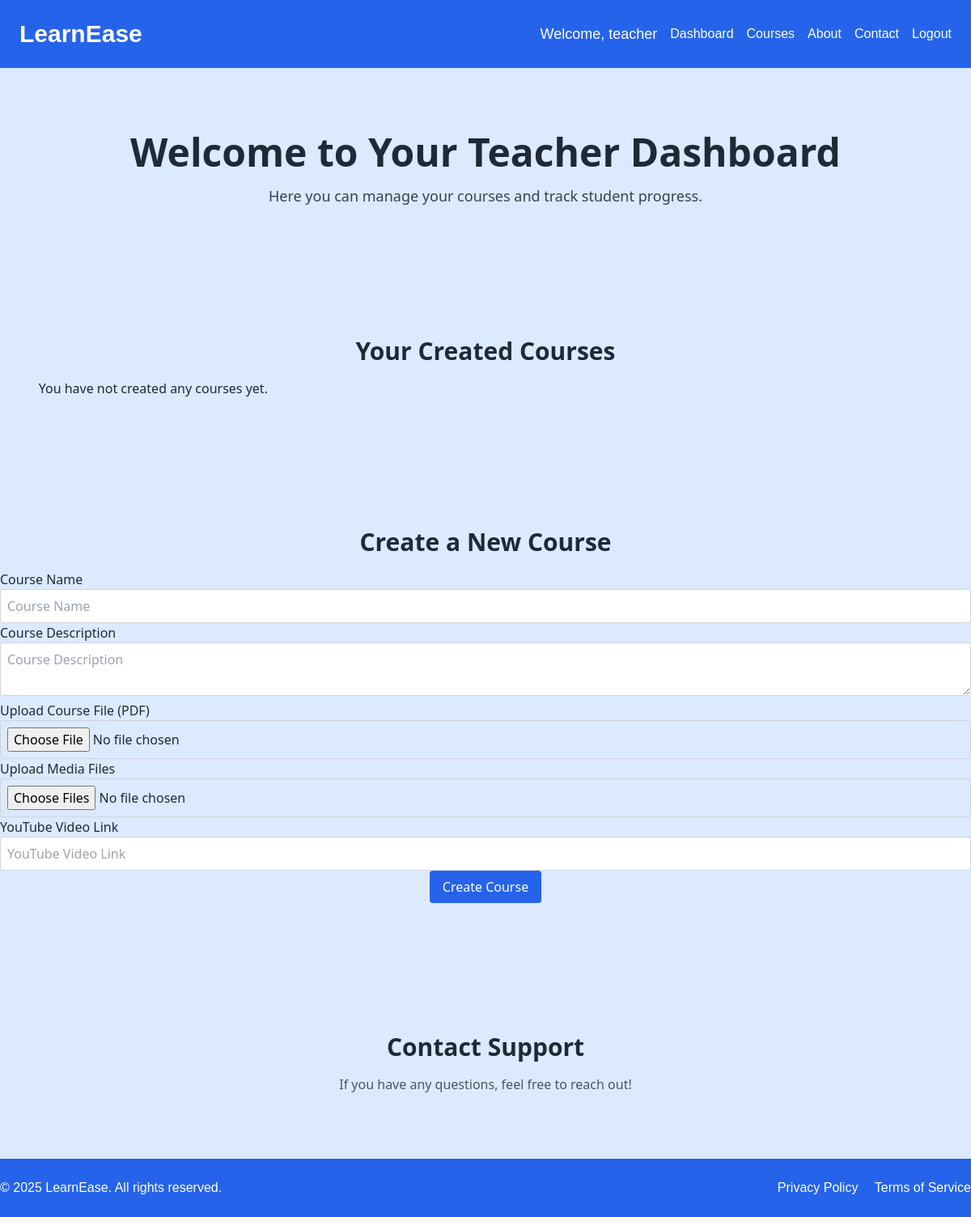
The app's page /teacher_dashboard/ (signed in), older data.
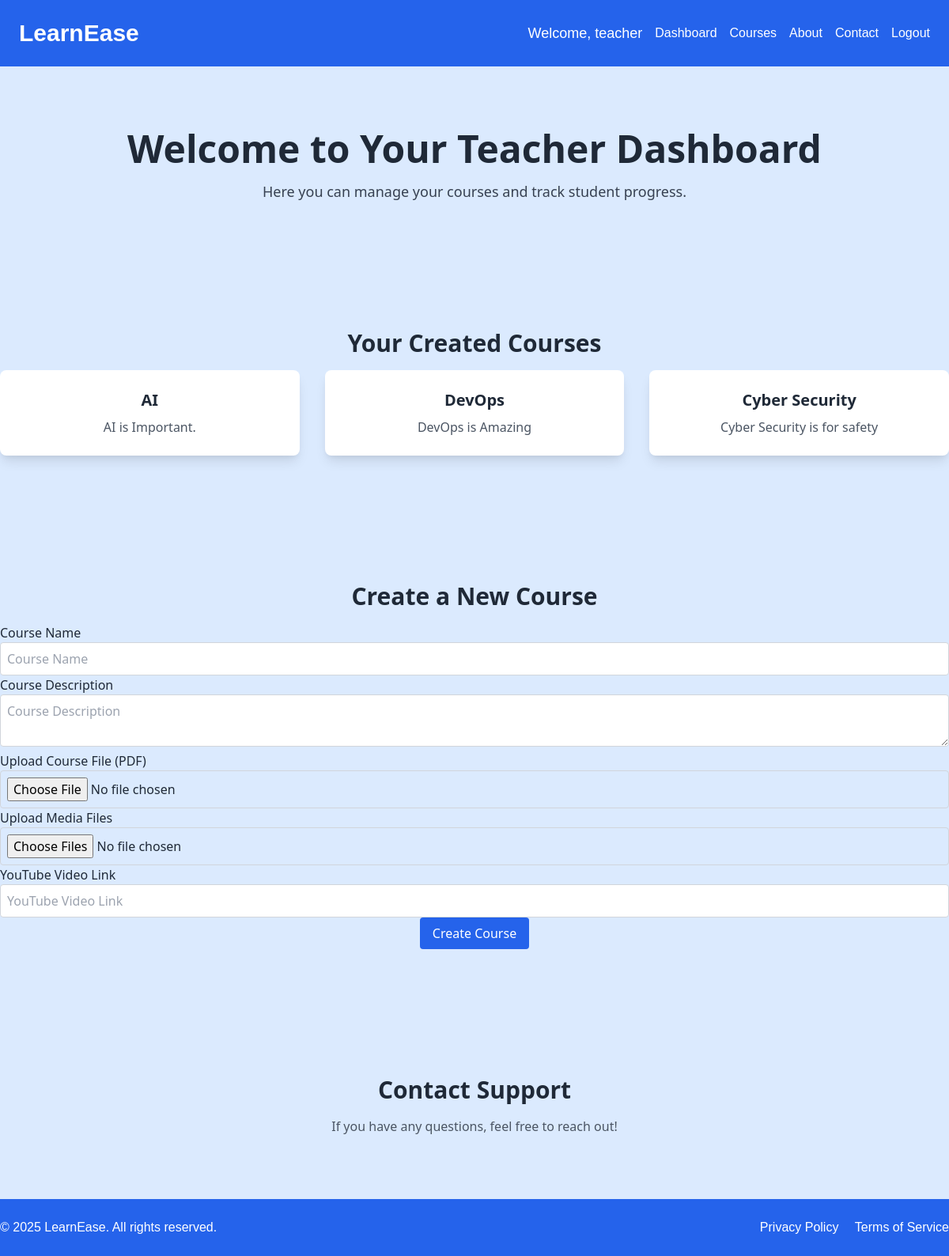
The same page, newer data.
### aiutorapp/models.py (models this page shows, shortened)
class Course(models.Model):
    name = models.CharField(max_length=255)
    description = models.TextField()
    creator = models.ForeignKey(CustomUser, on_delete=models.CASCADE)  # Link to the teacher who created the course
    created_at = models.DateTimeField(auto_now_add=True)  # Timestamp for when the course was created
    file = models.FileField(upload_to='course_files/', blank=True, null=True)  # Field for uploading course files
    media_files = models.FileField(upload_to='media_files/', blank=True, null=True)  # Field for uploading multiple media files
    youtube_link = models.URLField(blank=True, null=True)  # Field for storing YouTube video link

### aiutorapp/views.py (the view)
# urls.py: path('teacher_dashboard/', views.teacher_dashboard, name='teacher_dashboard'),
def teacher_dashboard(request):
    logger.info(f"Request method: {request.method}, Path: {request.path}")
    if request.user.is_authenticated and request.user.user_type == 'teacher':
        created_courses = Course.objects.filter(creator=request.user)  # Fetch courses created by the teacher
        return render(request, 'teacher_dashboard.html', {
            'created_courses': created_courses,
            'view_enrolled_students_url': 'view_enrolled_students'  # Add URL for viewing enrolled students
        })
    else:
        return redirect('indexpage')  # Redirect to index if not a teacher

### aiutorapp/templates/teacher_dashboard.html (shortened to what this page needs)
{% load static %}
<!DOCTYPE html>
<html lang="en">
<head>
    <link rel="stylesheet" href="{% static 'style.css' %}">
</head>
<body>
    <header>
        {% include 'header.html' %}
    </header>
    <main class="bg-gray-100 text-gray-800 font-sans flex flex-col min-h-screen">
        <section class="py-20 bg-blue-100">
            <div class="max-w-7xl mx-auto text-center space-y-4">
                <h2 class="text-4xl md:text-5xl font-extrabold">Welcome to Your Teacher Dashboard</h2>
                <p class="text-gray-700 text-lg">Here you can manage your courses and track student progress.</p>
            </div>
        </section>
        <section class="py-20 bg-blue-100">
            <div class="max-w-7xl mx-auto text-center space-y-4">
                <h2 class="text-3xl font-bold">Your Created Courses</h2>
                <div class="grid grid-cols-1 md:grid-cols-3 gap-8 mt-8">
                    {% for course in created_courses %}
                    <div class="bg-white p-6 rounded-lg shadow-lg hover:shadow-xl transition-shadow duration-300">
                        <h3 class="text-xl font-semibold">{{ course.name }}</h3>
                        <p class="mt-2 text-gray-600">{{ course.description }}</p>
                    </div>
                    {% empty %}
                    <p>You have not created any courses yet.</p>
                    {% endfor %}
                </div>
            </div>
        </section>
        <section class="py-20 bg-blue-100">
            <div class="max-w-7xl mx-auto text-center space-y-4">
                <h2 class="text-3xl font-bold">Create a New Course</h2>
                <form method="POST" action="{% url 'create_course' %}" enctype="multipart/form-data">
                    <label for="course_name" class="block text-left">Course Name</label>
                    <input type="text" name="course_name" placeholder="Course Name" required class="border border-gray-300 p-2 rounded w-full">
                    <label for="description" class="block text-left">Course Description</label>
                    <textarea name="description" placeholder="Course Description" required class="border border-gray-300 p-2 rounded w-full"></textarea>
                    <label for="file" class="block text-left">Upload Course File (PDF)</label>
                    <input type="file" name="file" accept=".pdf" class="border border-gray-300 p-2 rounded w-full">
                    <label for="media_files" class="block text-left">Upload Media Files</label>
                    <input type="file" name="media_files" multiple class="border border-gray-300 p-2 rounded w-full">
                    <label for="youtube_link" class="block text-left">YouTube Video Link</label>
                    <input type="text" name="youtube_link" placeholder="YouTube Video Link" class="border border-gray-300 p-2 rounded w-full">
                    <button type="submit" class="bg-blue-600 text-white px-4 py-2 rounded hover:bg-blue-700">Create Course</button>
                </form>
            </div>
        </section>
        <section class="py-20 bg-blue-100">
            <div class="max-w-7xl mx-auto text-center space-y-4">
                <h2 class="text-3xl font-bold">Contact Support</h2>
                <p class="text-gray-600">If you have any questions, feel free to reach out!</p>
            </div>
        </section>
    </main>
    <footer>
        {% include 'footer.html' %}
    </footer>
</body>
</html>

Row changes from the older to the newer data that the page shows:
added Course: name "AI", description "AI is Important."
added Course: name "DevOps", description "DevOps is Amazing"
added Course: name "Cyber Security", description "Cyber Security is for safety"
Text that changed along with them:
text no longer shown: "You have not created any courses yet."
